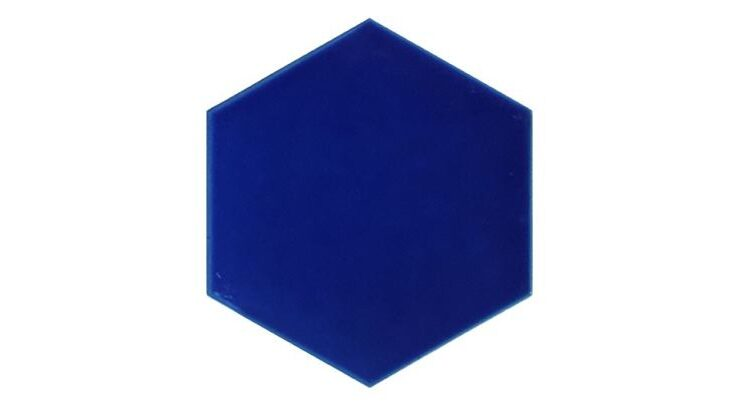
#> input picture input_pictures/input_altigen.png, 740 x 409 px
$ python BoundingEx.py
#> lines starting #> are read from the running program, lines starting #| are printed output that depends on the picture; after the words box and inside, x2 and y2 are one past the last pixel; in counts of white or black regions, pixels touching at a corner belong together
import cv2 as cv

img = cv.imread("../input_pictures/input_altigen.png")
#> img is the input picture: shape (409, 740, 3); mean B, G, R 212, 187.5, 183.2
cv.imshow("img", img)
cv.waitKey(0)

gray = cv.cvtColor(img, cv.COLOR_BGR2GRAY)
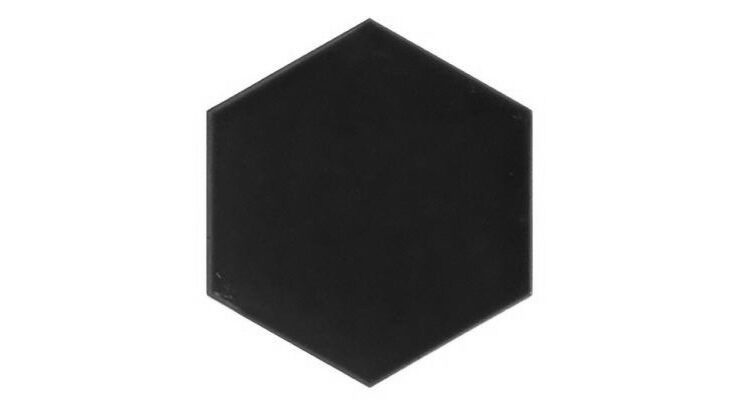
#> gray: shape (409, 740); min 20, max 255, mean 189
cv.imshow("gray", gray)
cv.waitKey(0)
# bounding rectangle
# griye dönüştürdükten sonra threshold uygulama sebebimiz renklerin yoğunluğunu arttırmak
retVal, binary = cv.threshold(gray, 127, 255, cv.THRESH_BINARY)
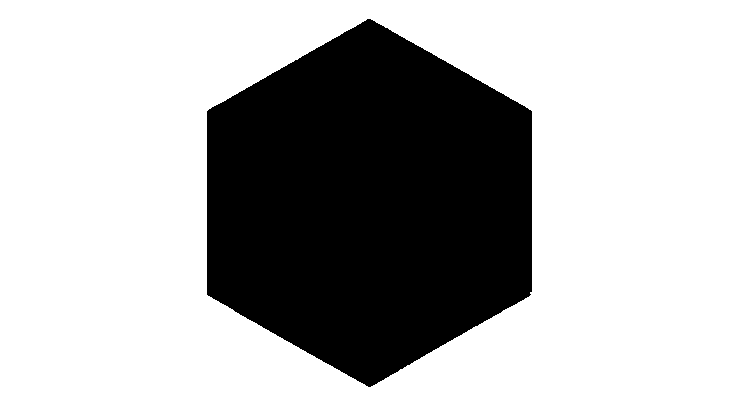
#> binary: shape (409, 740); 70.3% white; 1 black region
contours, hierarchy = cv.findContours(binary, cv.RETR_LIST, cv.CHAIN_APPROX_SIMPLE)
#> contours = 2 contours; box (x1, y1, x2, y2) and area: (0, 0, 740, 409) 301512, (206, 18, 533, 388) 90376
x, y, w, h = cv.boundingRect(contours[0])
#> x = 206; y = 18; w = 327; h = 370
cv.rectangle(img, (x, y), (x+w, y+h), (255, 0, 0), 3)
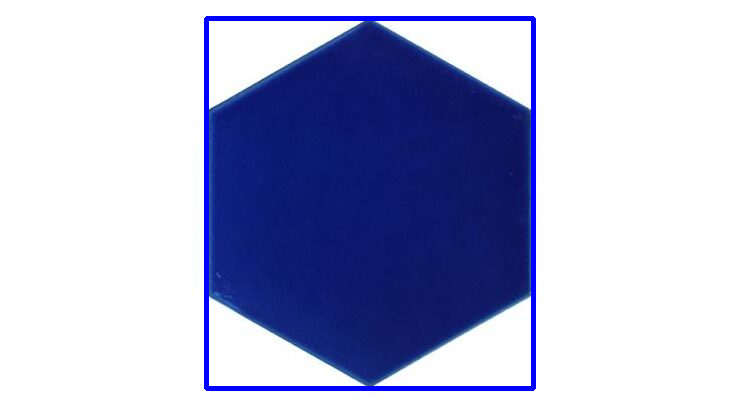
#> img: shape (409, 740, 3); 2.3% of pixels changed, all inside (x1, y1, x2, y2) = (204, 16, 536, 391)
cv.imshow("result", img)
cv.waitKey(0)
cv.destroyAllWindows()
cv.imwrite("border.png", img)

# multiple mask                                                  !!!

img_2 = cv.imread("../input_pictures/input_ev.png", 0)
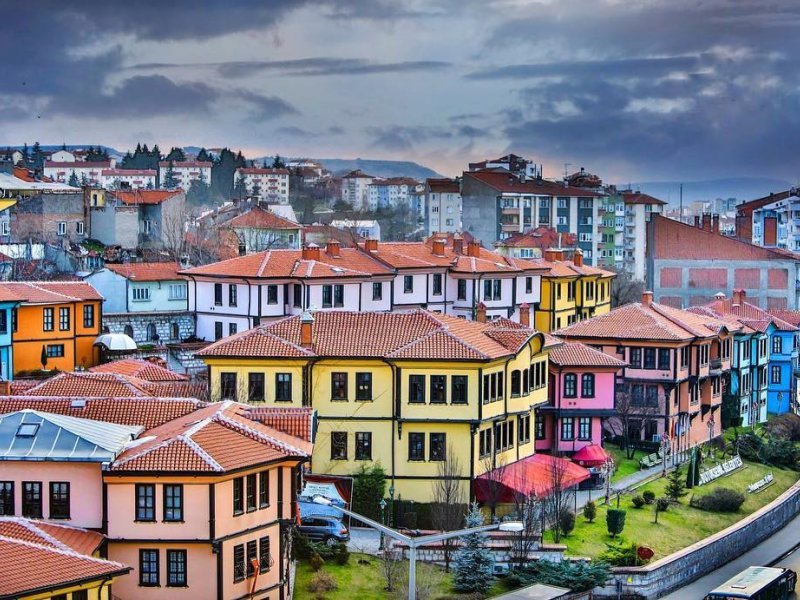
#> input picture input_pictures/input_ev.png, 800 x 600 px
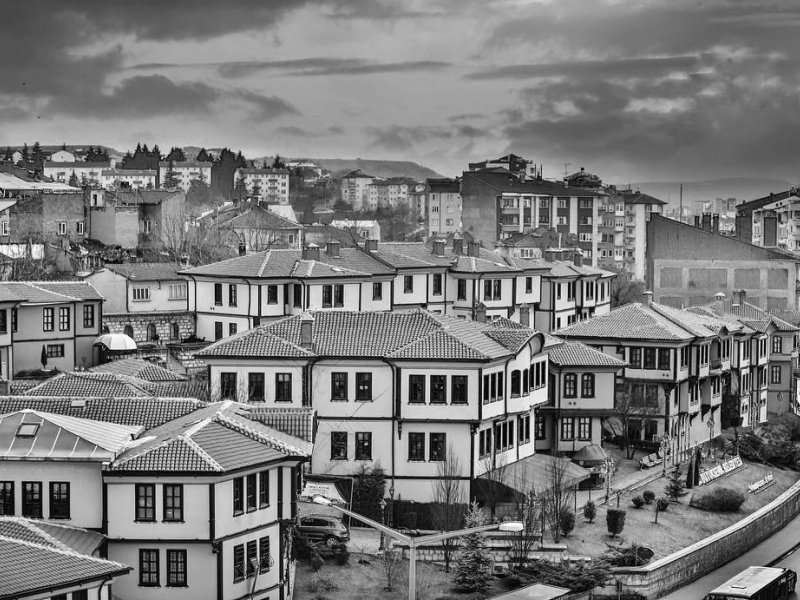
#> img_2: shape (600, 800); min 0, max 255, mean 122.5
cv.imshow("gray img", img_2)
retVal2, th = cv.threshold(img_2, 127, 255, 0)
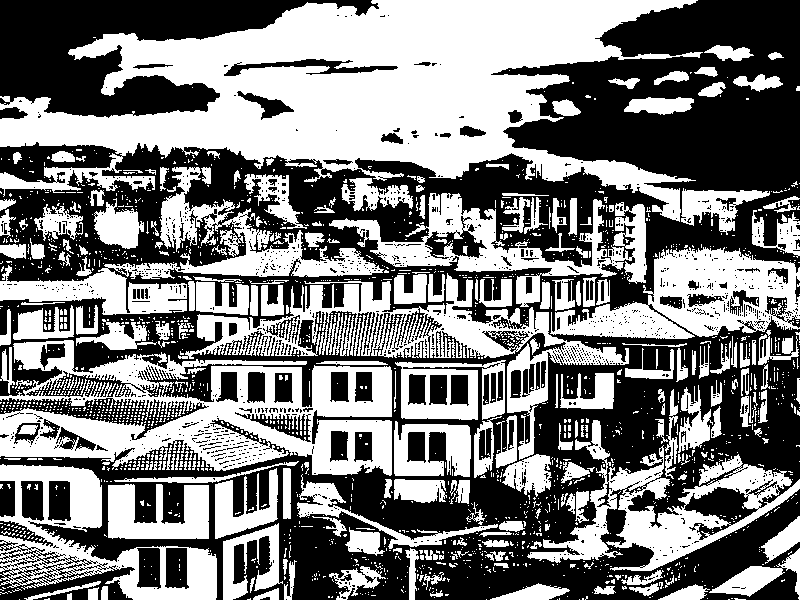
#> th: shape (600, 800); 49% white; 1902 white regions (1665 under 20 px)
contour, hier = cv.findContours(th, 1, 2)
#> contour = 3979 contours, 3594 with area under 20; largest, box (x1, y1, x2, y2) and area: (0, 0, 703, 222) 72202, (0, 340, 392, 476) 31134, (178, 273, 629, 460) 15554, (0, 464, 217, 600) 13940, (550, 247, 800, 339) 13310
for cnt in contour:
    x, y, w, h = cv.boundingRect(cnt)
    img_2 = cv.rectangle(img_2, (x, y), (x+w, y+h), (0, 255, 0), 2)
#> this loop made 3979 passes
#> (x, y, w, h) on passes 2 to 4: (579, 599, 1, 1), (557, 599, 1, 1), (486, 599, 1, 1)
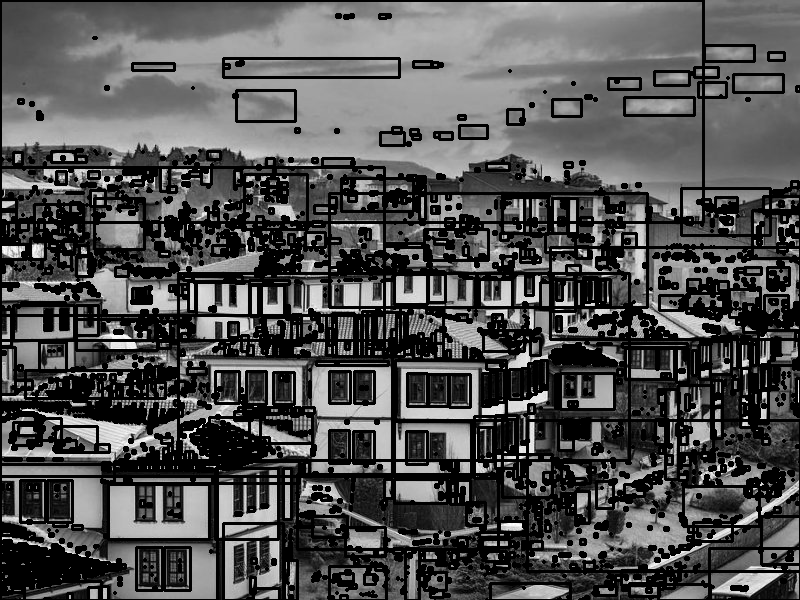
#> img_2: shape (600, 800); min 0, max 255, mean 82.4
cv.imshow("final img", img_2)
cv.waitKey()
